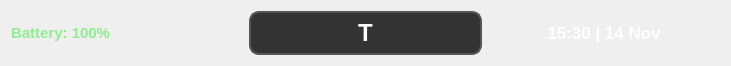
    <widget class="QWidget" name="layoutWidget">
     <property name="geometry">
      <rect>
       <x>10</x>
       <y>5</y>
       <width>731</width>
       <height>46</height>
      </rect>
     </property>
     <layout class="QHBoxLayout" name="horizontalLayout_topBar_2">
      <item>
       <widget class="QLabel" name="batteryLabel">
        <property name="maximumSize">
         <size>
          <width>16777215</width>
          <height>310</height>
         </size>
        </property>
        <property name="styleSheet">
         <string notr="true">font-weight: bold; font-size: 11pt; color: lightgreen;</string>
        </property>
        <property name="text">
         <string>Battery: 100%</string>
        </property>
        <property name="alignment">
         <set>Qt::AlignLeading|Qt::AlignLeft|Qt::AlignVCenter</set>
        </property>
       </widget>
      </item>
      <item>
       <widget class="QPushButton" name="tandemLogoButton">
        <property name="toolTip">
         <string>Return to Home</string>
        </property>
        <property name="styleSheet">
         <string notr="true">
QPushButton {
    font: bold 18pt;
    background-color: #333;
    color: white;
    border-radius: 10px;
    border: 2px solid #555;
    width: 40px;
    height: 40px;
}
    </string>
        </property>
        <property name="text">
         <string>T</string>
        </property>
       </widget>
      </item>
      <item>
       <widget class="QLabel" name="timeDateLabel">
        <property name="maximumSize">
         <size>
          <width>268</width>
          <height>310</height>
         </size>
        </property>
        <property name="styleSheet">
         <string notr="true">font-weight: bold; font-size: 13pt; color: white;</string>
        </property>
        <property name="text">
         <string>15:30 | 14 Nov</string>
        </property>
        <property name="alignment">
         <set>Qt::AlignCenter</set>
        </property>
       </widget>
      </item>
     </layout>
    </widget>
